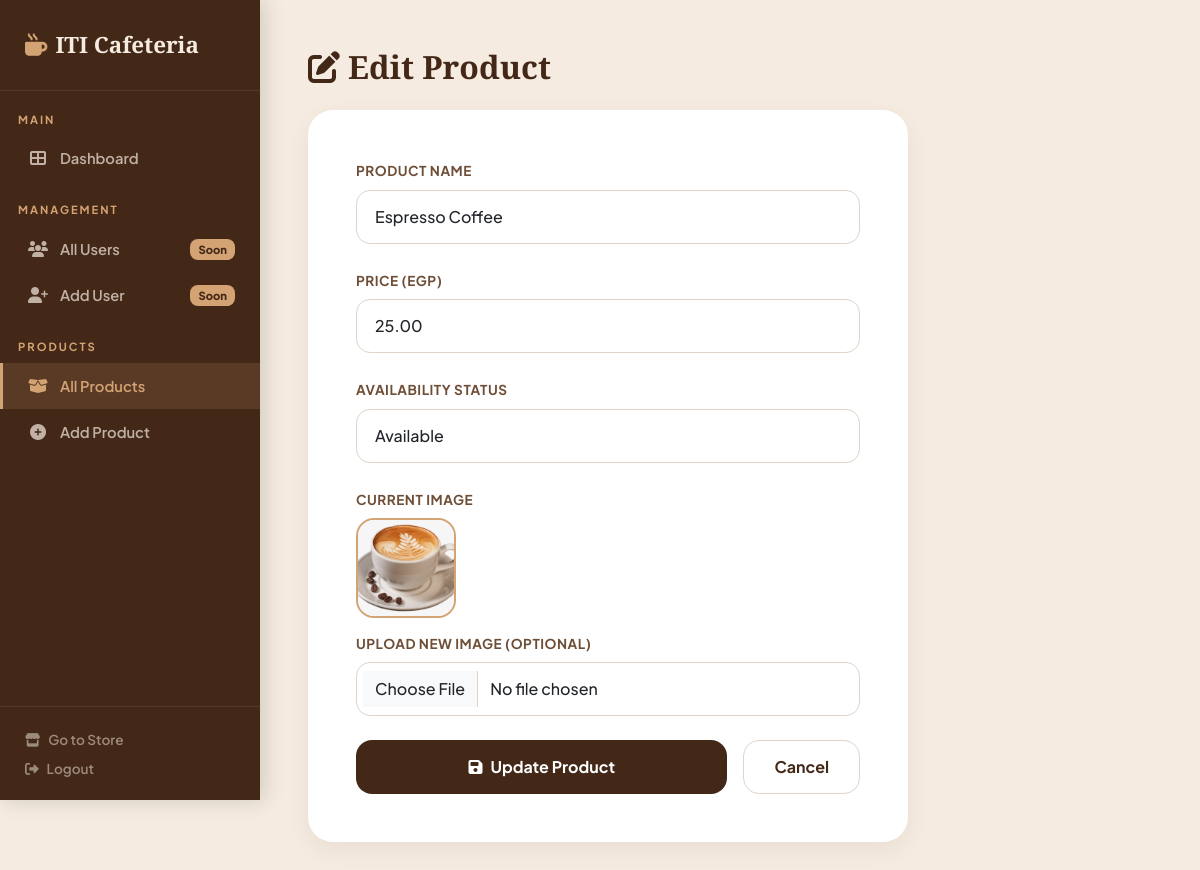
/Views/edit_product.php?id=1, run on the app's committed database.
### tables this page shows
CREATE TABLE IF NOT EXISTS products (
    id INT AUTO_INCREMENT PRIMARY KEY,
    name VARCHAR(255) NOT NULL,
    price DECIMAL(10,2) NOT NULL,
    img VARCHAR(255) NOT NULL,
    available TINYINT(1) DEFAULT 1
);

### config/Database.php (called while the page is built, shortened)
<?php
class Database
{
    private static $instance = null;
    private $conn;
    private $host = "localhost";
    private $db_name = "cafeteria";
    private $username = "root";
    private $password = "";
    private function __construct()
    {
        try {
            $this->conn = new PDO("mysql:host=" . $this->host, $this->username, $this->password);
            $this->conn->setAttribute(PDO::ATTR_ERRMODE, PDO::ERRMODE_EXCEPTION);
            $this->conn->exec("set names utf8");
            $checkDb = $this->conn->query("SELECT COUNT(*) FROM INFORMATION_SCHEMA.SCHEMATA WHERE SCHEMA_NAME = '{$this->db_name}'");
            if ($checkDb->fetchColumn() == 0) {
                $this->conn->exec("CREATE DATABASE IF NOT EXISTS `{$this->db_name}` CHARACTER SET utf8mb4 COLLATE utf8mb4_unicode_ci");
                $this->conn->exec("USE `{$this->db_name}`");
                $sqlFile = __DIR__ . '/database_setup.sql';
                if (file_exists($sqlFile)) {
                    $sql = file_get_contents($sqlFile);
                    $this->conn->exec($sql);
                }
            } else {
                $this->conn->exec("USE `{$this->db_name}`");
            }
            $this->ensureProductsSchema();
        } catch (PDOException $e) {
            die("❌ Connection Error: " . $e->getMessage());
        }
    }
    private function ensureProductsSchema()
    {
        $tableExistsStmt = $this->conn->prepare(
            "SELECT COUNT(*) FROM INFORMATION_SCHEMA.TABLES WHERE TABLE_SCHEMA = ? AND TABLE_NAME = 'products'"
        );
        $tableExistsStmt->execute([$this->db_name]);
        if ((int)$tableExistsStmt->fetchColumn() === 0) {
            return;
        }
    }
    public static function getInstance()
    {
        if (!self::$instance) {
            self::$instance = new Database();
        }
        return self::$instance;
    }
    public function getConnection()
    {
        return $this->conn;
    }
}

### app/Models/Product.php (called while the page is built, shortened)
<?php
class Product
{
    private $db;
    public function __construct()
    {
        $this->db = \Config\Database::getInstance()->getConnection();
    }
    public function getById($id)
    {
        $stmt = $this->db->prepare("SELECT * FROM products WHERE id = ?");
        $stmt->execute([$id]);
        return $stmt->fetch(PDO::FETCH_ASSOC);
    }
}

### Views/edit_product.php (the view, shortened to what this page needs)
<?php
require_once __DIR__ . '/../config/Database.php';
require_once __DIR__ . '/../app/Models/Product.php';
$productModel = new \App\Models\Product();
$id = intval($_GET['id'] ?? 0);
$product = $productModel->getById($id);
?>
<!DOCTYPE html>
<html lang="en">
<head>
    <link href="https://cdn.jsdelivr.net/npm/bootstrap@5.3.0/dist/css/bootstrap.min.css" rel="stylesheet">
    <link rel="stylesheet" href="https://cdnjs.cloudflare.com/ajax/libs/font-awesome/6.4.0/css/all.min.css">
</head>
<body>
    <?php include 'includes/sidebar.php'; ?>
    <div class="admin-content">
        <div class="container-fluid p-4 p-md-5">
            <h1 class="page-header mb-4"><i class="fas fa-edit me-2"></i>Edit Product</h1>
            <div class="form-card p-4 p-md-5">
                <form action="../routes/product_routes.php?action=update&id=<?= $id ?>" method="POST" enctype="multipart/form-data">
                    <div class="mb-4">
                        <label class="form-label">Product Name</label>
                        <input type="text" name="name" class="form-control" required
                            value="<?= htmlspecialchars($product['name']) ?>">
                    </div>
                    <div class="mb-4">
                        <label class="form-label">Price (EGP)</label>
                        <input type="number" name="price" class="form-control" step="0.01" min="0.01" required
                            value="<?= htmlspecialchars($product['price']) ?>">
                    </div>
                    <div class="mb-4">
                        <label class="form-label">Availability Status</label>
                        <select name="available" class="form-control">
                            <option value="1" <?= $product['available'] ? 'selected' : '' ?>>Available</option>
                        </select>
                    </div>
                    <div class="mb-4">
                        <label class="form-label">Current Image</label>
                        <div class="mb-2">
                            <img src="../public/assets/images/<?= htmlspecialchars($product['img']) ?>"
                                onerror="this.src='../public/assets/images/coffee.png'"
                                class="current-img" alt="Current">
                        </div>
                        <label class="form-label mt-2">Upload New Image (optional)</label>
                        <input type="file" name="image" class="form-control" accept="image/*" onchange="previewImage(this)">
                    </div>
                    <div class="d-flex gap-3 mt-4">
                        <button type="submit" class="btn btn-submit flex-grow-1">
                            <i class="fas fa-save me-2"></i>Update Product
                        </button>
                        <a href="products.php" class="btn btn-back">Cancel</a>
                    </div>
                </form>
            </div>
        </div>
    </div>
</body>
</html>

### Views/edit_product.php (style rules this page uses)
:root { --latte: #f5ebe0; --cappuccino: #d4a373; --espresso: #432818; }
body { background: #f5ebe0; font-family: 'Plus Jakarta Sans', sans-serif; color: var(--espresso); }
.page-header { font-family: 'Playfair Display', serif; font-weight: 900; font-size: 2rem; }
.form-card { background: white; border-radius: 25px; box-shadow: 0 8px 25px rgba(67, 40, 24, 0.06); max-width: 600px; }
.form-control, .form-select { border-radius: 14px; padding: 14px 18px; border: 1px solid #e0d5c8; font-weight: 500; }
.form-label { font-weight: 700; font-size: 0.85rem; text-transform: uppercase; letter-spacing: 0.5px; color: #6f4e37; }
.btn-submit { background: var(--espresso); color: white; border-radius: 16px; padding: 14px 40px; font-weight: 700; border: none; font-size: 1rem; transition: 0.3s; }
.btn-back { background: white; color: var(--espresso); border-radius: 16px; padding: 14px 30px; font-weight: 700; border: 1px solid #e0d5c8; transition: 0.3s; }
.current-img { width: 100px; height: 100px; object-fit: cover; border-radius: 18px; border: 2px solid var(--cappuccino); }

### Views/includes/sidebar.php (style rules this page uses)
.admin-content { margin-left: 260px; min-height: 100vh; }

### data on the page
products: name "Espresso Coffee", price "25.00", available "Available", img (picture)
